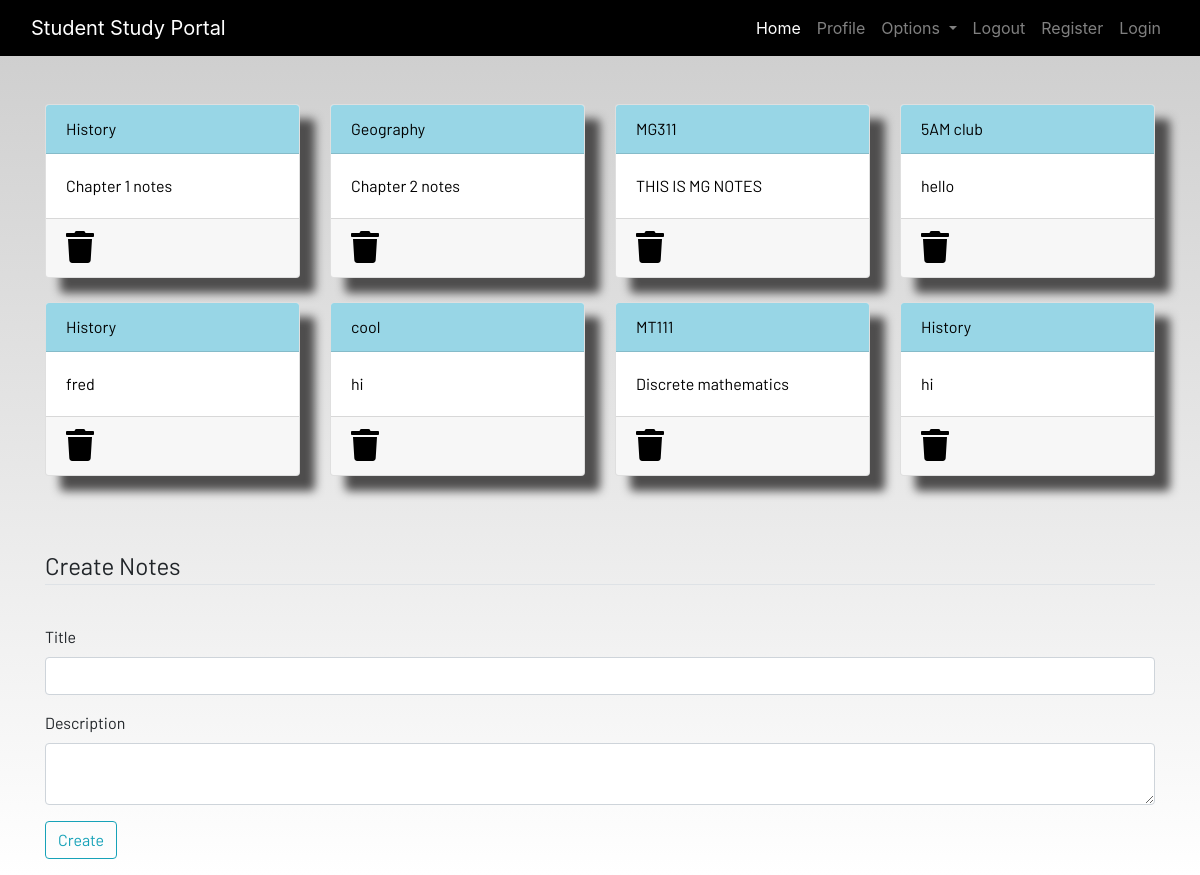
The page /notes/ (signed in) on the database as committed earlier.
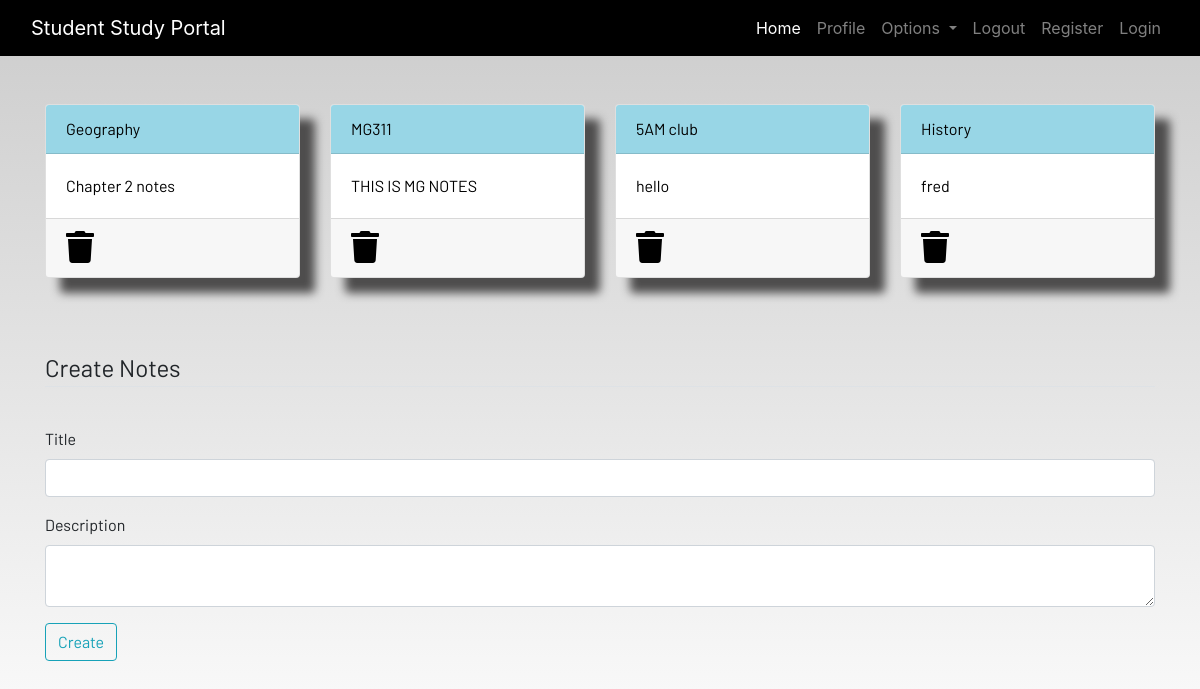
The same page on the database as committed later.
### dashboard/models.py (models this page shows, shortened)
class Notes(models.Model):
    user = models.ForeignKey(User, on_delete=models.CASCADE)
    title = models.CharField(max_length=200)
    description = models.TextField()
    class Meta:
        verbose_name = "notes"
        verbose_name_plural = "notes"

### dashboard/views.py (the view)
# urls.py: path('notes/',views.notes),
def notes(request):
    notes = Notes.objects.filter(user=request.user)
    context = {'notes':notes}
    return render(request, 'dashboard/notes.html', context)

### dashboard/templates/dashboard/notes.html (shortened to what this page needs)
{% extends 'dashboard/base.html' %}
{% load static %}
{% block content %}
<div class="container">
    <div class="row">
        {% for note in notes %}
        <div class="col-md-3 mb-4">
            <a href="{% url 'notes_detail' note.id %}">
                <div class="card">
                    <div class="card-header">{{ note.title }}</div>
                    <div class="card-body">{{ note.description|slice:"0:100" }}</div>
                    <div class="card-footer mt-auto "><a href="{% url 'delete_note' note.id %}">
                        <i class="fa fa-trash fa-2x"></i></a>
                    </div>
                </div>
            </a>
        </div>
{% endfor %}
    </div>
</div>
<br><br>
<div class="container">
    <form method="POST" action="/notes/add">
        <fieldset class="form-group">
            <legend class="border-bottom mb-4">Create Notes</legend>
        </fieldset>
<div class="form-group">
    <label for="title">Title</label>
    <input type="text" class="form-control" name="title" id="exampleInputEmail1" aria-describedby="emailHelp">
  </div>
  <div class="form-group">
    <label for="description">Description</label>
    <textarea type="text" class="form-control" name="description" id="exampleInputPassword1">
    </textarea>
  </div>
        <div class="form-group">
            <button  class="btn btn-outline-info" type="submit">
                Create
            </button>
        </div>
    </form>
</div>
{% endblock content %}

Rows that differ between the two databases and show on the page:
removed Notes: title "History", description "Chapter 1 notes"
removed Notes: title "cool", description "hi"
removed Notes: title "MT111", description "Discrete mathematics"
removed Notes: title "History", description "hi"
